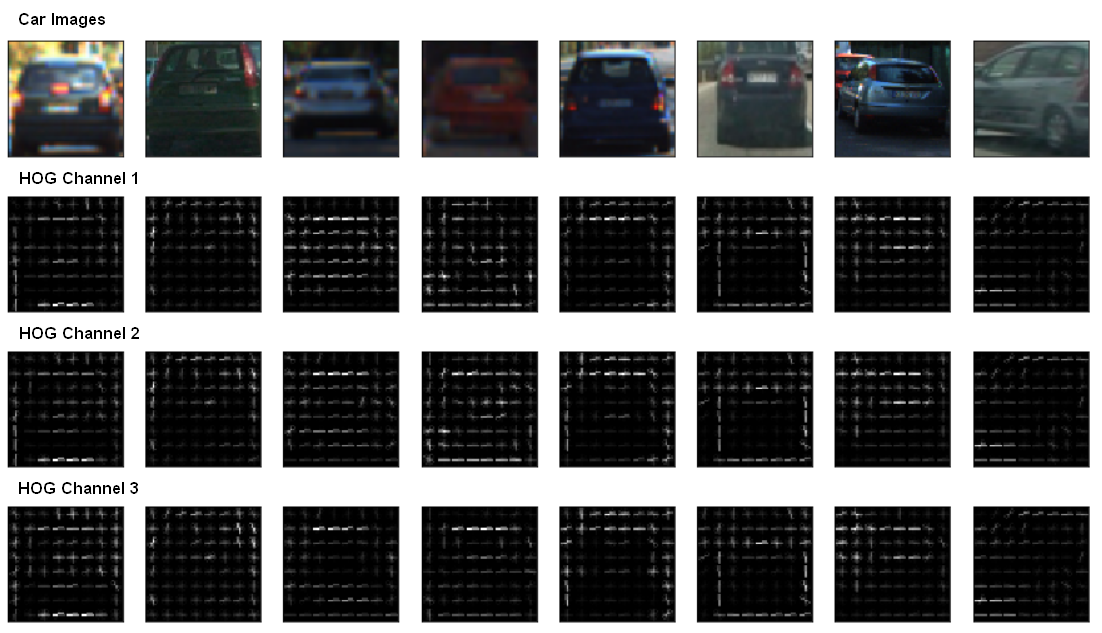
#> input picture writeup_res/car-hog.png, 1102 x 633 px
$ python -i p5.py   (imports and definitions only)   (older library calls are emulated)
#> lines starting #> are read from the running program, lines starting #| are printed output that depends on the picture
import matplotlib.image as mpimg
import matplotlib.pyplot as plt
import numpy as np
import cv2
import glob
import time
from sklearn.svm import LinearSVC
from sklearn.preprocessing import StandardScaler, normalize
from skimage.feature import hog
from scipy.ndimage.measurements import label
# NOTE: the next import is only valid for scikit-learn version <= 0.17
# for scikit-learn >= 0.18 use:
from sklearn.model_selection import train_test_split
# from sklearn.cross_validation import train_test_split
import heapq
from train import *

def topmost(img, top, title=''):
    print(title, heapq.nlargest(top, set(img.ravel())))

# Define a function to return HOG features and visualization
def get_hog_features(img, orient, pix_per_cell, cell_per_block,
                     vis=False, feature_vec=True):
    # Call with two outputs if vis==True
    if vis == True:
        features, hog_image = hog(img, orientations=orient,
                                  pixels_per_cell=(pix_per_cell, pix_per_cell),
                                  cells_per_block=(cell_per_block, cell_per_block),
                                  block_norm = 'L2-Hys',
                                  transform_sqrt=True,
                                  visualise=vis, feature_vector=feature_vec)
        return features, hog_image
    # Otherwise call with one output
    else:
        features = hog(img, orientations=orient,
                       pixels_per_cell=(pix_per_cell, pix_per_cell),
                       cells_per_block=(cell_per_block, cell_per_block),
                       block_norm='L2-Hys',
                       transform_sqrt=True,
                       visualise=vis, feature_vector=feature_vec)
        return features


# Define a function to compute binned color features
def bin_spatial(img, size=(32, 32)):
    # Use cv2.resize().ravel() to create the feature vector
    features = cv2.resize(img, size).ravel()
    # Return the feature vector
    return features


# Define a function to compute color histogram features
# NEED TO CHANGE bins_range if reading .png files with mpimg!
def color_hist(img, nbins=32, bins_range=(0, 255)):
    # print("color_hist", np.max(img))
    # Compute the histogram of the color channels separately
    channel1_hist = np.histogram(img[:, :, 0], bins=nbins, range=bins_range)
    channel2_hist = np.histogram(img[:, :, 1], bins=nbins, range=bins_range)
    channel3_hist = np.histogram(img[:, :, 2], bins=nbins, range=bins_range)
    # Concatenate the histograms into a single feature vector
    hist_features = np.concatenate((channel1_hist[0], channel2_hist[0], channel3_hist[0]))
    hist_features = hist_features/np.max(hist_features)
    # Return the individual histograms, bin_centers and feature vector
    return hist_features


# Define a function to extract features from a list of images
# Have this function call bin_spatial() and color_hist()
# [101 lines left out: functions extract_features, slide_window, draw_boxes, not called in this run]


# Define a function to extract features from a single image window
# This function is very similar to extract_features()
# just for a single image rather than list of images
def single_img_features(img, color_space='BGR', spatial_size=(32, 32),
                        hist_bins=32, orient=9,
                        pix_per_cell=8, cell_per_block=2, hog_channel=0,
                        spatial_feat=True, hist_feat=True, hog_feat=True):
    # 1) Define an empty list to receive features
    img_features = []
    # 2) Apply color conversion if other than 'RGB'
    feature_image = convert_color(img, color_space)
    # 3) Compute spatial features if flag is set
    if spatial_feat == True:
        spatial_features = bin_spatial(feature_image, size=spatial_size)
        # 4) Append features to list
        img_features.append(spatial_features)
    # 5) Compute histogram features if flag is set
    if hist_feat == True:
        hist_features = color_hist(feature_image, nbins=hist_bins)
        # 6) Append features to list
        img_features.append(hist_features)
    # 7) Compute HOG features if flag is set
    if hog_feat == True:
        if hog_channel == 'ALL':
            hog_features = []
            for channel in range(feature_image.shape[2]):
                hog_features.extend(get_hog_features(feature_image[:, :, channel],
                                                     orient, pix_per_cell, cell_per_block,
                                                     vis=False, feature_vec=True))
        else:
            hog_features = get_hog_features(feature_image[:, :, hog_channel], orient,
                                            pix_per_cell, cell_per_block, vis=False, feature_vec=True)
        # 8) Append features to list
        img_features.append(hog_features)

    # 9) Return concatenated array of features
    return np.concatenate(img_features)


# Define a function you will pass an image
# and the list of windows to be searched (output of slide_windows())
# [28 lines left out: function search_windows, not called in this run]


def convert_color(img, conv='YCrCb'):
    # img = cv2.cvtColor(img, cv2.COLOR_RGB2BGR)
    if conv == 'YCrCb':
        return cv2.cvtColor(img, cv2.COLOR_BGR2YCrCb)
    elif conv == 'YCrCb':
        return cv2.cvtColor(img, cv2.COLOR_BGR2YCrCb)
    elif conv == 'LUV':
        return cv2.cvtColor(img, cv2.COLOR_BGR2LUV)
    elif conv == 'HSV':
        return cv2.cvtColor(img, cv2.COLOR_BGR2HSV)
    elif conv == 'HLS':
        return cv2.cvtColor(img, cv2.COLOR_BGR2HLS)
    elif conv == 'YUV':
        return cv2.cvtColor(img, cv2.COLOR_BGR2YUV)
    else:
        feature_image = np.copy(img)
        print("Covert_color: No Color")
        return feature_image

# Define a single function that can extract features using hog sub-sampling and make predictions
# [177 lines left out: functions find_cars, add_heat, apply_threshold, draw_labeled_bboxes, draw_labeled_boxes, show_line and 1 more, not called in this run]


# [25 lines not run here, left out]

>>> import cv2
>>> picture = cv2.cvtColor(cv2.imread('writeup_res/car-hog.png'), cv2.COLOR_BGR2RGB)
>>> result = single_img_features(picture)
#> in bin_spatial, `features = cv2.resize(img, size).ravel()`: features = 3072 values, max 255 at index 0, min 0 at index 963, mean 88.01
#> in single_img_features, `spatial_features = bin_spatial(feature_image, size=spatial_size)`: spatial_features has the same summary as features in bin_spatial
#> in color_hist, `hist_features = np.concatenate((channel1_hist[0], channel2_hist[0], ch..`: hist_features = 96 values, max 254912 at index 31, min 245 at index 94, mean 21798.9
#> in color_hist, `hist_features = hist_features/np.max(hist_features)`: hist_features = 96 values, max 1 at index 31, min 0.000961 at index 94, mean 0.0855
#> in get_hog_features, `features = hog(img, orientations=orient, pixels_per_cell=(pix_per_cell..`:
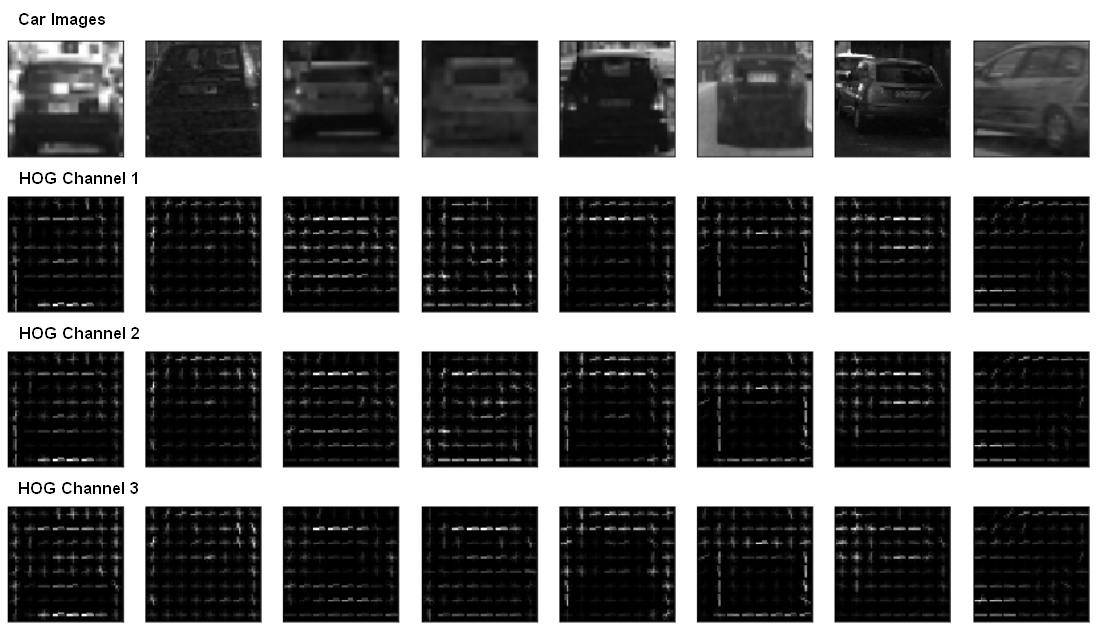
#> img: shape (633, 1102); min 0, max 255, mean 110.2

$ run again, on writeup_res/hist.png
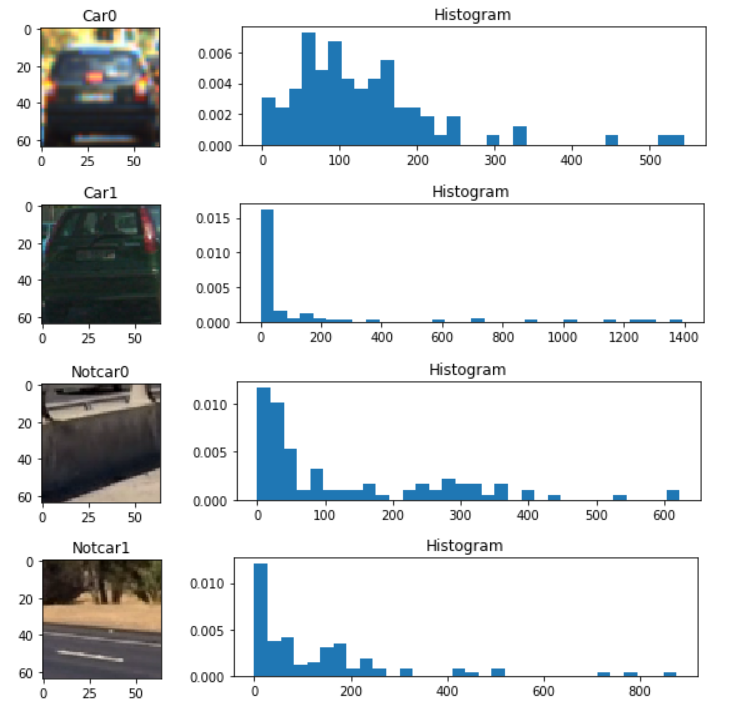
#> input picture writeup_res/hist.png, 730 x 711 px
#> features = 3072 values, max 255 at index 0, min 4 at index 2414, mean 216.8
#> spatial_features has the same summary as features in bin_spatial
#> in color_hist, `hist_features = np.concatenate((channel1_hist[0], channel2_hist[0], ch..`: hist_features = 96 values, max 405674 at index 31, min 94 at index 0, mean 16219.7
#> in color_hist, `hist_features = hist_features/np.max(hist_features)`: hist_features = 96 values, max 1 at index 31, min 0.000232 at index 0, mean 0.04
#> in get_hog_features, `features = hog(img, orientations=orient, pixels_per_cell=(pix_per_cell..`:
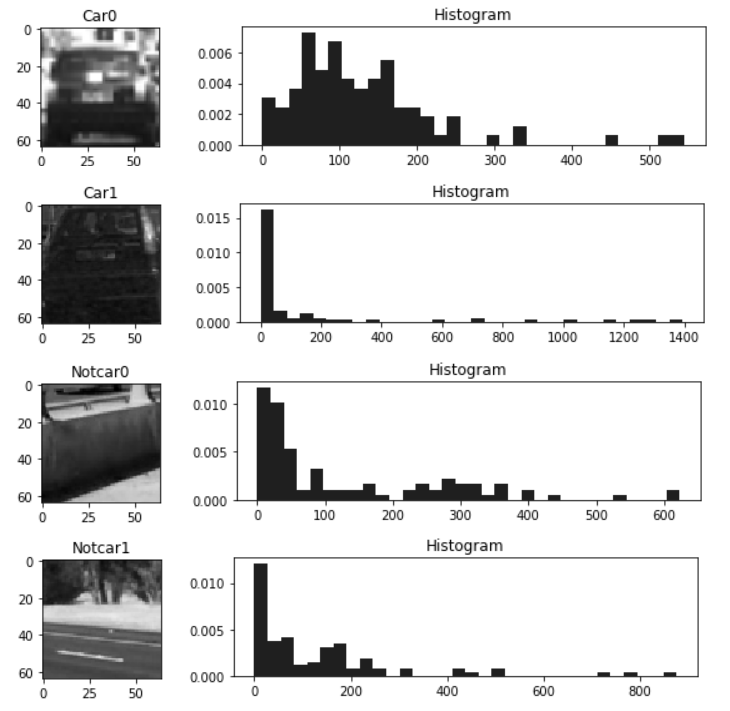
#> img: shape (711, 730); min 0, max 255, mean 219.1

$ run again, on writeup_res/pipeline.png
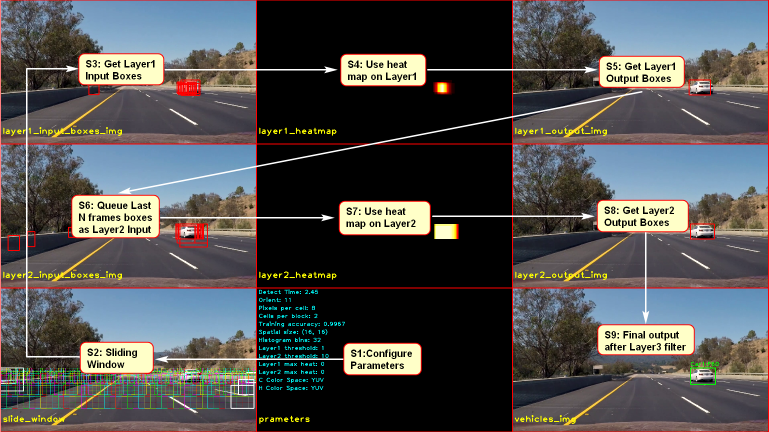
#> input picture writeup_res/pipeline.png, 1537 x 864 px (shown at 1/2 size)
#> features = 3072 values, max 255 at index 393, min 0 at index 33, mean 82.56
#> spatial_features has the same summary as features in bin_spatial
#> in color_hist, `hist_features = np.concatenate((channel1_hist[0], channel2_hist[0], ch..`: hist_features = 96 values, max 436857 at index 64, min 792 at index 91, mean 41499
#> in color_hist, `hist_features = hist_features/np.max(hist_features)`: hist_features = 96 values, max 1 at index 64, min 0.00181 at index 91, mean 0.095
#> in get_hog_features, `features = hog(img, orientations=orient, pixels_per_cell=(pix_per_cell..`:
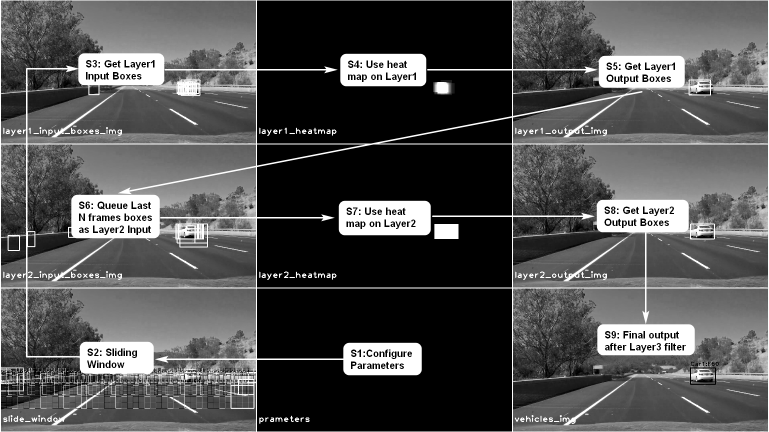
#> img: shape (864, 1537) (shown at 1/2 size); min 0, max 255, mean 81.9
